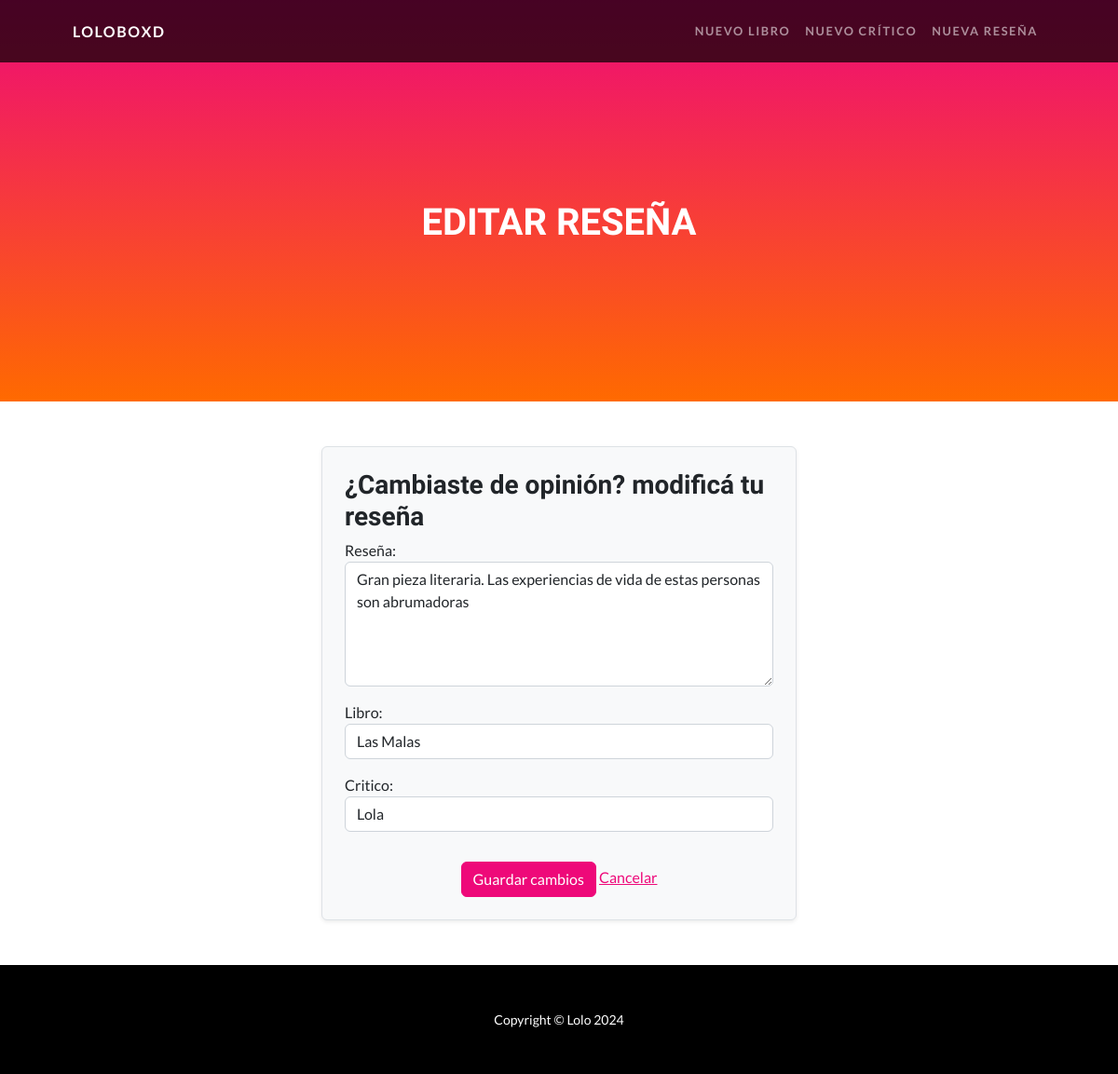
Screenshot of /aplicacion/editar_reseña/3 with the database file from the repository.
### app_coder/models.py (models this page shows, shortened)
class Reseña(models.Model):
    texto = models.TextField()
    libro = models.ForeignKey(Libro, on_delete=models.CASCADE, related_name="reseñas")
    critico = models.ForeignKey(Critico, on_delete=models.CASCADE, related_name="reseñas")

### app_coder/forms.py
class FormularioReseña(forms.ModelForm):
    class Meta:
        model = Reseña
        fields = "__all__"
        labels = {
            'texto': 'Reseña',
            'libro': 'Libro',
            'critico': 'Crítico',
        }
        widgets = {
            "texto": forms.Textarea(attrs={
                "class": "form-control",
                "placeholder": "Ingrese el texto de la reseña",
                "rows": 5,
            }),
            "libro": forms.Select(attrs={
                "class": "form-control",
            }),
            "critico": forms.Select(attrs={
                "class": "form-control",
            }),
        }
    libro = forms.ModelChoiceField(
        queryset=Libro.objects.all(),
        widget=forms.Select(attrs={"class": "form-control"}),
        empty_label="Seleccione un libro"
    )
    critico = forms.ModelChoiceField(
        queryset=Critico.objects.all(),
        widget=forms.Select(attrs={"class": "form-control"}),
        empty_label="Seleccione un crítico"
    )

### app_coder/models.py (called while the page is built)
    def __str__(self):
        return self.titulo

    def __str__(self):
        return self.nombre

### app_coder/views.py (called while the page is built)
def editar_reseña(request, pk):
    reseña = get_object_or_404(Reseña, pk=pk)
    if request.method == "POST":
        formulario = FormularioReseña(request.POST, instance=reseña)
        if formulario.is_valid():
            formulario.save()
            return redirect("Inicio")
    else:
        formulario = FormularioReseña(instance=reseña)
    return render(request, "app_coder/editar_reseña.html", {"formulario": formulario})

### app_coder/templates/app_coder/editar_reseña.html (shortened to what this page needs)
{% extends "app_coder/base.html" %}
{% load static %}
{% block contenido %}
    <header class="masthead text-center text-white">
        <h1> EDITAR RESEÑA </h1>
    </header>
    <section id="scroll" class="py-5">
        <div class="container px-5">
            <div class="row justify-content-center">
                <div class="col-md-6">
                    <form action="" method="POST" class="p-4 border rounded bg-light shadow-sm">
                        <table class="w-100">
                            <h3> ¿Cambiaste de opinión? modificá tu reseña</h3>
                            {{ formulario.as_p }}
                        </table>
                        <div class="text-center mt-3">
                            <input type="submit" value="Guardar cambios" class="btn btn-primary">
                            <a href="{% url 'Inicio' %}">Cancelar</a>
                        </div>
                    </form>
                </div>
            </div>
        </div>
    </section>
{% endblock %}

### rows the page displays
Reseña: texto "Gran pieza literaria. Las experiencias de vida de estas personas son abrumadoras", libro "Las Malas", critico "Lola"
